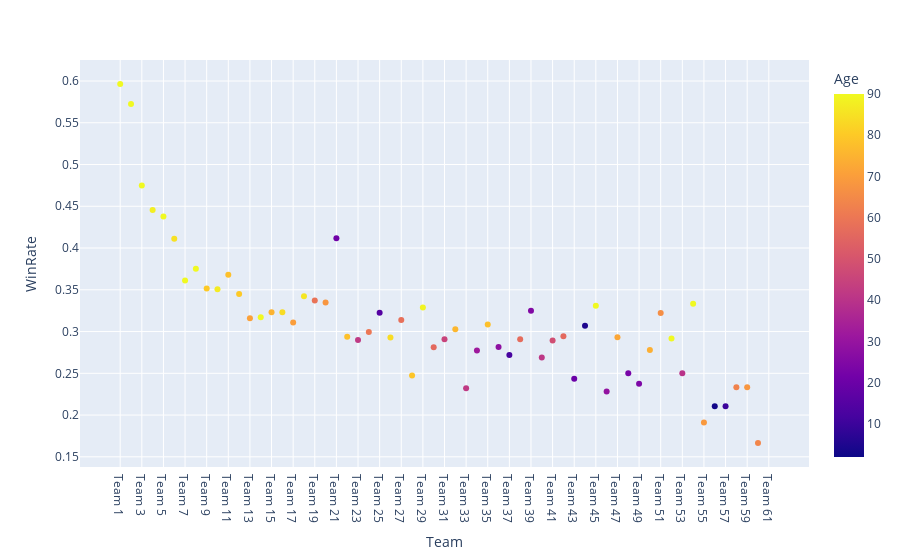

The code cell stored with this chart in its notebook:
### Code cell
import plotly.express as px
fig = px.scatter(data_new,x = "Team", y = "WinRate",color = 'Age')
fig.show()

### Figure 1 — Plotly figure (JSON) as saved in the notebook; plotly's stock layout.template omitted (floating-point values rounded to 4 significant figures)
{"data": [{"hovertemplate": "Team=%{x}<br>WinRate=%{y}<br>Age=%{marker.color}<extra></extra>", "legendgroup": "", "marker": {"color": [90, 90, 90, 88, 90, 85, 90, 90, 80, 87, 78, 80, 71, 90, 75, 84, 70, 86, 59, 68, 21, 78, 42, 60, 15, 84, 58, 79, 89, 56, 45, 76, 42, 32, 78, 28, 12, 57, 25, 41, 48, 56, 20, 5, 90, 29, 72, 23, 24, 74, 66, 90, 40, 90, 69, 3, 10, 63, 68, 64, 2], "coloraxis": "coloraxis", "symbol": "circle"}, "mode": "markers", "name": "", "orientation": "v", "showlegend": false, "type": "scatter", "x": ["Team 1", "Team 2", "Team 3", "Team 4", "Team 5", "Team 6", "Team 7", "Team 8", "Team 9", "Team 10", "Team 11", "Team 12", "Team 13", "Team 14", "Team 15", "Team 16", "Team 17", "Team 18", "Team 19", "Team 20", "Team 21", "Team 22", "Team 23", "Team 24", "Team 25", "Team 26", "Team 27", "Team 28", "Team 29", "Team 30", "Team 31", "Team 32", "Team 33", "Team 34", "Team 35", "Team 36", "Team 37", "Team 38", "Team 39", "Team 40", "Team 41", "Team 42", "Team 43", "Team 44", "Team 45", "Team 46", "Team 47", "Team 48", "Team 49", "Team 50", "Team 51", "Team 52", "Team 53", "Team 54", "Team 55", "Team 56", "Team 57", "Team 58", "Team 59", "Team 60", "Team 61"], "xaxis": "x", "y": [0.5963, 0.5724, 0.4748, 0.4456, 0.4377, 0.4111, 0.361, 0.3753, 0.3515, 0.3507, 0.368, 0.3451, 0.3158, 0.3172, 0.323, 0.3232, 0.3108, 0.3423, 0.337, 0.3349, 0.4118, 0.2938, 0.2899, 0.2994, 0.3224, 0.293, 0.3138, 0.2474, 0.3289, 0.2811, 0.2908, 0.3028, 0.2321, 0.2775, 0.3084, 0.2815, 0.2719, 0.2908, 0.325, 0.2688, 0.2892, 0.2944, 0.2434, 0.307, 0.3308, 0.2281, 0.2931, 0.25, 0.2375, 0.2778, 0.3222, 0.2917, 0.25, 0.3333, 0.1912, 0.2105, 0.2105, 0.2333, 0.2333, 0.1667, null], "yaxis": "y"}], "layout": {"coloraxis": {"colorbar": {"title": {"text": "Age"}}, "colorscale": [[0, "#0d0887"], [0.1111, "#46039f"], [0.2222, "#7201a8"], [0.3333, "#9c179e"], [0.4444, "#bd3786"], [0.5556, "#d8576b"], [0.6667, "#ed7953"], [0.7778, "#fb9f3a"], [0.8889, "#fdca26"], [1, "#f0f921"]]}, "legend": {"tracegroupgap": 0}, "margin": {"t": 60}, "xaxis": {"anchor": "y", "domain": [0, 1], "title": {"text": "Team"}}, "yaxis": {"anchor": "x", "domain": [0, 1], "title": {"text": "WinRate"}}}}
